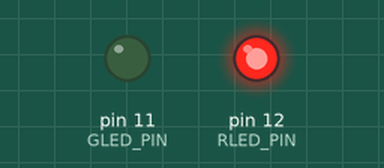
The sketch below on a simulated Arduino Uno, built with avr-gcc and run on an emulated ATmega328P. On the bench: output pins drawn as LEDs (lit = HIGH).

Above: at 0.7 s.
At 4.0 s:
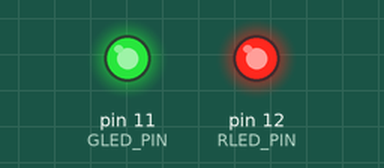
At 5.2 s:
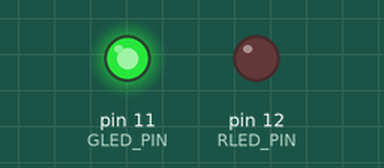
At 8.2 s:
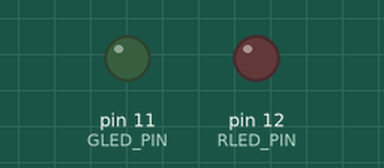
Timing chart, 0 to 9.1 s (numbered marks = the images above):
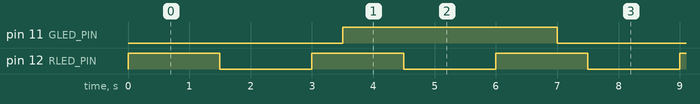

Measured:
- by itself, pin 11 (GLED_PIN): alternates HIGH for 3.5 s and LOW for 3.5 s
- by itself, pin 12 (RLED_PIN): alternates HIGH for 1.5 s and LOW for 1.5 s
- by itself, everything shown: repeats every 21.0 s, in 20 steps

The sketch:

es_1.ino
```cpp
#include <TimerOne.h>

const int RLED_PIN = 12;
const int GLED_PIN = 11;

const float R_HALF_PERIOD = 1.5;
const float G_HALF_PERIOD = 3.5;

int gLedState = LOW; //0 logico
int rLedState = LOW;

void blinkGreen() {
  gLedState = !gLedState;
  digitalWrite(GLED_PIN, gLedState);
}


void setup() {
  pinMode(RLED_PIN, OUTPUT);
  pinMode(GLED_PIN, OUTPUT);
  Timer1.initialize(G_HALF_PERIOD*1e06);
  Timer1.attachInterrupt(blinkGreen);
}

void loop() {
  rLedState = !rLedState;
  digitalWrite(RLED_PIN, rLedState);
  delay(R_HALF_PERIOD*1e03);
}
```
